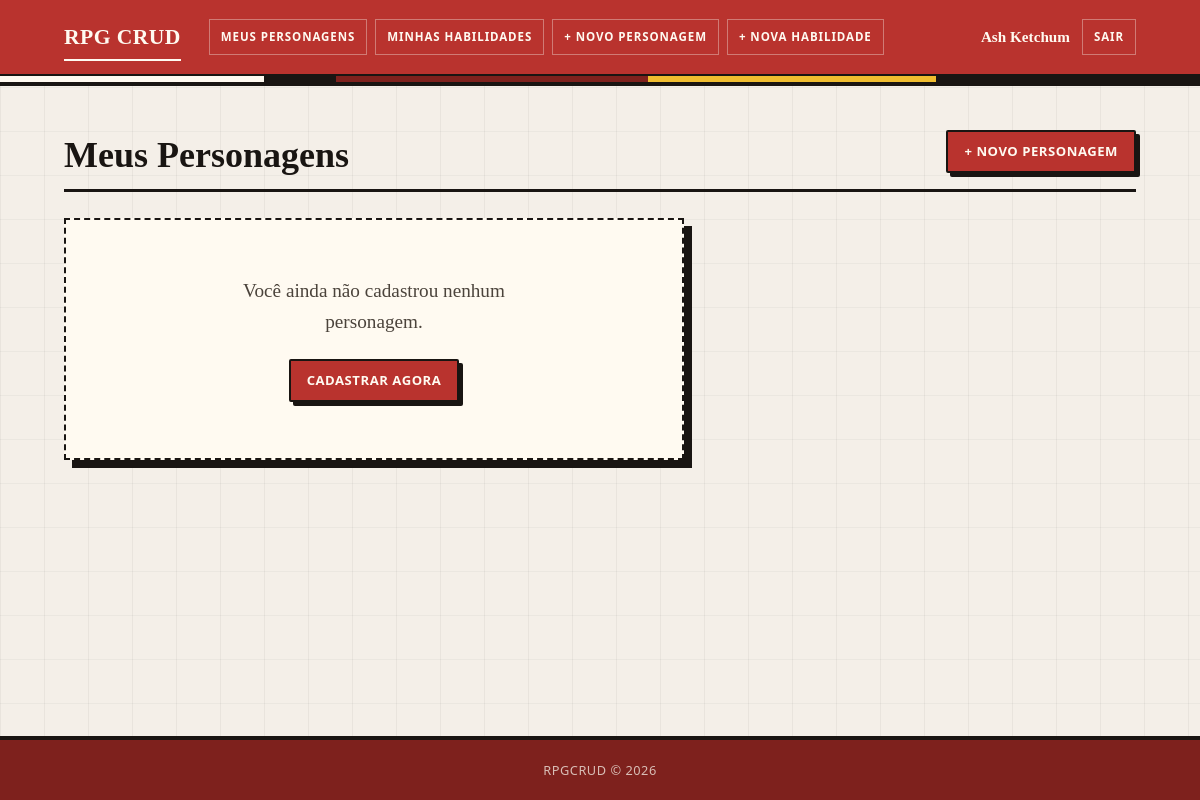
The page /pages/index.php (signed in) on the database as committed earlier.
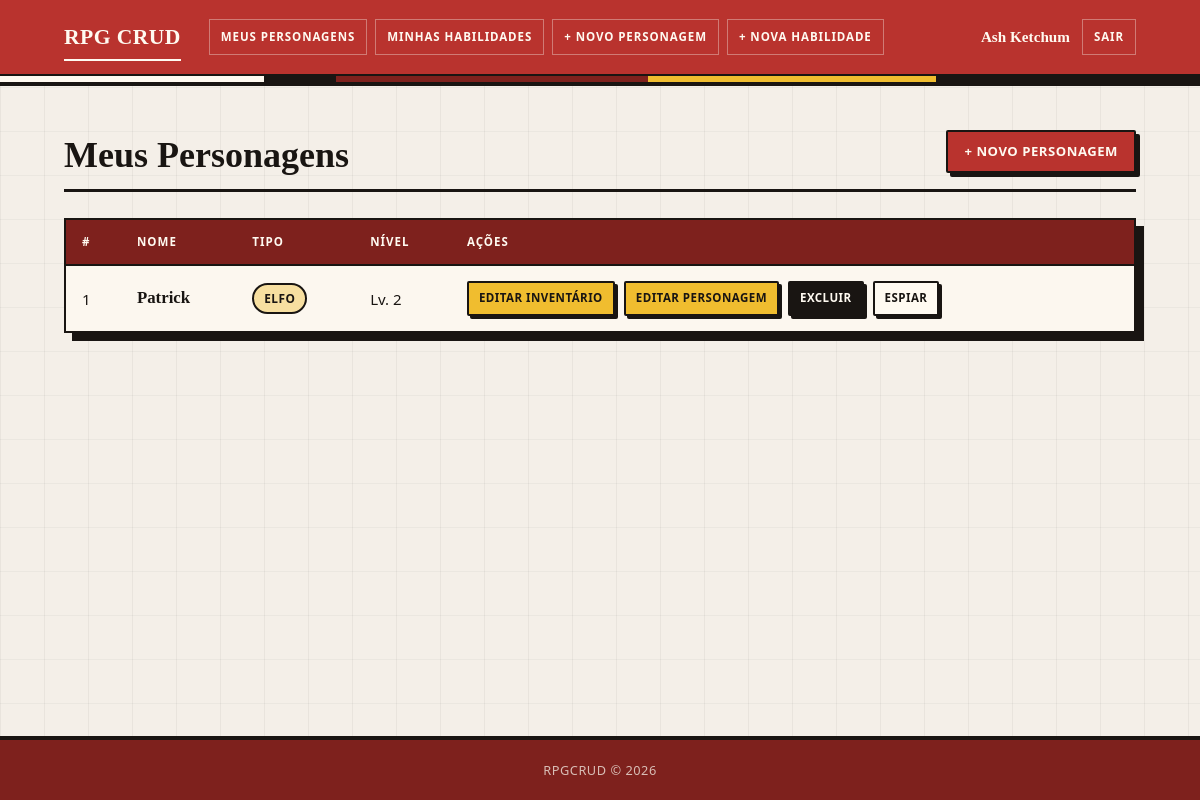
The same page on the database as committed later.
### tables this page shows
CREATE TABLE `personagem` (
  `id_usuario` int(11) DEFAULT NULL,
  `id` int(11) NOT NULL,
  `nome` varchar(100) NOT NULL,
  `idade` int(11) DEFAULT NULL,
  `raca` varchar(40) NOT NULL,
  `nivel` int(11) NOT NULL,
  `agilidade` int(11) NOT NULL,
  `forca` int(11) NOT NULL,
  `intelecto` int(11) NOT NULL,
  `constituicao` int(11) NOT NULL,
  `carisma` int(11) NOT NULL,
  `magia` int(11) NOT NULL,
  `aparencia` varchar(255) DEFAULT NULL
);

### config/database.php (called while the page is built, shortened)
<?php
function getConexao(): PDO {
    $dsn = "mysql:host=" . DB_HOST . ";dbname=" . DB_NAME . ";charset=" . DB_CHARSET;
    $opcoes = [
        PDO::ATTR_ERRMODE            => PDO::ERRMODE_EXCEPTION,
        PDO::ATTR_DEFAULT_FETCH_MODE => PDO::FETCH_ASSOC,
        PDO::ATTR_EMULATE_PREPARES   => false,
    ];
    return new PDO($dsn, DB_USER, DB_PASS, $opcoes);
}

### repository/PersonagemRepository.php (called while the page is built, shortened)
<?php
require_once __DIR__ . '/../config/database.php';
require_once __DIR__ . '/../entity/Personagem.php';
class PersonagemRepository {
    private PDO $pdo;
    public function __construct() {
        $this->pdo = getConexao();
    }
    public function listarPorUsuario(int $usuarioId): array {
        $stmt = $this->pdo->prepare(
            'SELECT * FROM personagem WHERE id_usuario = :idu ORDER BY nome ASC'
        );
        $stmt->execute([':idu' => $usuarioId]);
        $lista = [];
        foreach ($stmt->fetchAll() as $dados) {
            $lista[] = new Personagem($dados);
        }
        return $lista;
    }
}

### entity/Personagem.php (called while the page is built, shortened)
<?php
class Personagem {
    private int    $id;
    private string $nome;
    private string $raca;
    private int    $nivel;
    public function __construct(array $dados) {
        $this->id                = (int) ($dados['id']       ?? 0);
        $this->nome              =        $dados['nome']       ?? '';
        $this->raca              =        $dados['raca'] ?? '';
        $this->nivel             = (int) ($dados['nivel']        ?? 0);
        $this->forca             = (int) ($dados['forca']       ?? 0);
        $this->intelecto         = (int) ($dados['intelecto']      ?? 0);
        $this->constituicao      = (int) ($dados['constituicao'] ?? 0);
        $this->carisma           = (int) ($dados['carisma']        ?? 0);
        $this->magia             = (int) ($dados['magia']       ?? 0);
    }
    public function getId():              int    { return $this->id; }
    public function getNome():            string { return $this->nome; }
    public function getRaca():            string { return $this->raca; }
    public function getNivel():           int    { return $this->nivel; }
}

### pages/index.php (the view, shortened to what this page needs)
<?php
require_once __DIR__ . '/../repository/PersonagemRepository.php';
$repo = new PersonagemRepository();
$personagens = $repo->listarPorUsuario($_SESSION['id_usuario']);
require_once __DIR__ . '/../includes/header.php';
?>
<div class="page-header">
  <h2>Meus Personagens</h2>
  <a href="personagem_create.php" class="btn btn-primary">+ Novo Personagem</a>
</div>
<?php if (empty($personagens)): ?>
  <div class="empty-state">
    <p>Você ainda não cadastrou nenhum personagem.</p>
    <a href="personagem_create.php" class="btn btn-primary">Cadastrar agora</a>
  </div>
<?php else: ?>
  <div class="table-wrapper">
    <table class="data-table">
      <thead>
        <tr>
          <th>#</th>
          <th>Nome</th>
          <th>Tipo</th>
          <th>Nível</th>
          <th>Ações</th>
        </tr>
      </thead>
      <tbody>
        <?php foreach ($personagens as $indice => $personagem): ?>
          <tr>
            <td><?= $indice + 1 ?></td>
            <td><strong><?= htmlspecialchars($personagem->getNome()) ?></strong></td>
            <td><span class="badge badge-raça"><?= htmlspecialchars($personagem->getRaca()) ?></span></td>
            <td>Lv. <?= $personagem->getNivel() ?></td>
            <td class="acoes">
              <a href="inventario_edit.php?id=<?= $personagem->getId() ?>" class="btn btn-sm btn-editar">Editar Inventário</a>
              <a href="personagem_edit.php?id=<?= $personagem->getId() ?>" class="btn btn-sm btn-editar">Editar Personagem</a>
              <a href="personagem_delete.php?id=<?= $personagem->getId() ?>" class="btn btn-sm btn-excluir">Excluir</a>
              <a href="personagem_espiar.php?id=<?= $personagem->getId() ?>" class="btn btn-sm btn-espiar">Espiar</a>
            </td>
          </tr>
        <?php endforeach; ?>
      </tbody>
    </table>
  </div>
<?php endif; ?>
<?php require_once __DIR__ . '/../includes/footer.php'; ?>

Rows that differ between the two databases and show on the page:
added personagem: nome "Patrick", raca "ELFO", nivel "2"
Other text that changed with them:
text no longer shown: "Você ainda não cadastrou nenhum personagem. CADASTRAR AGORA"
text now shown: "# NOME TIPO NÍVEL AÇÕES"
